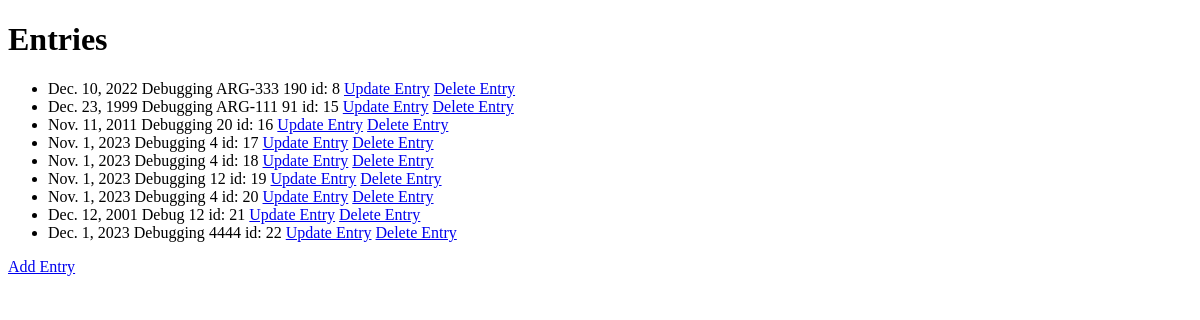
Page /entries/ on the earlier database version.
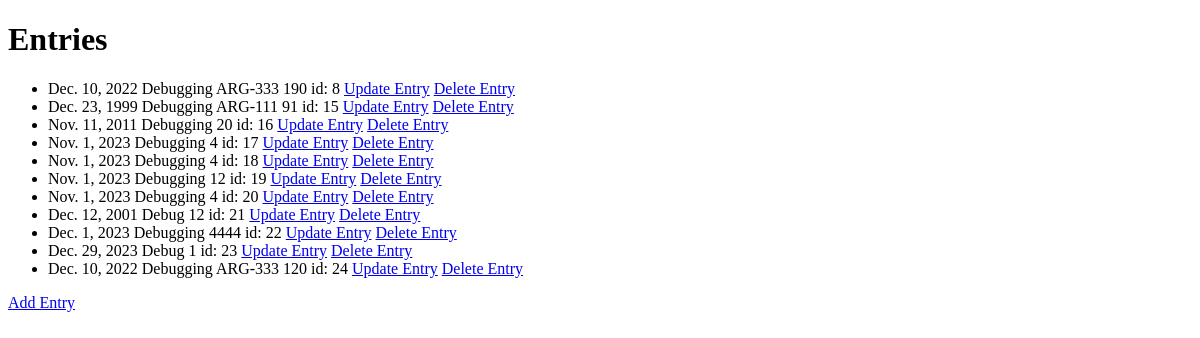
Same page on the later database version.
### entries/models.py (models this page shows)
class Entry(models.Model):
  date = models.DateField(default=datetime.date.today)
  purpose = models.CharField(max_length=255, default="Debug")
  time_on_task = models.IntegerField(default=1)

### entries/views.py (the view)
# urls.py: path('entries/', views.entries, name='entries'),
def entries(request):
    myentries = Entry.objects.all().values()
    template = loader.get_template('index.html')
    context = {}
    if request.method == "POST":
        form = RegisterForm(request.POST)
        if form.is_valid():
            form.save()
        else:
            print(form.errors)
    if myentries is not None:
        context = {
            'myentries': myentries
        }
    else:
        context = {
            'myentries': None,
        }
    return HttpResponse(template.render(context, request))

### entries/templates/index.html (shortened to what this page needs)
<!DOCTYPE html>
<html lang="en">
<head>
</head>
<body>
<h1>Entries</h1>
<ul>
    {% if myentries %}
      {% for x in myentries %}
        <li>{{ x.date }} {{ x.purpose }} {{ x.time_on_task }} id: {{ x.id }}
            <a href="{% url 'entry_update' item_id=x.id %}">Update Entry</a>
            <a href="{% url 'entry_delete' item_id=x.id %}">Delete Entry</a>
        </li>
      {% endfor %}
    {% endif %}
</ul>
<a href="/entries/add/">Add Entry</a>
</body>
</html>

Differences in the rows shown:
added Entry: date "Dec. 29, 2023", purpose "Debug", time_on_task "1", id "23"
added Entry: date "Dec. 10, 2022", purpose "Debugging ARG-333", time_on_task "120", id "24"
